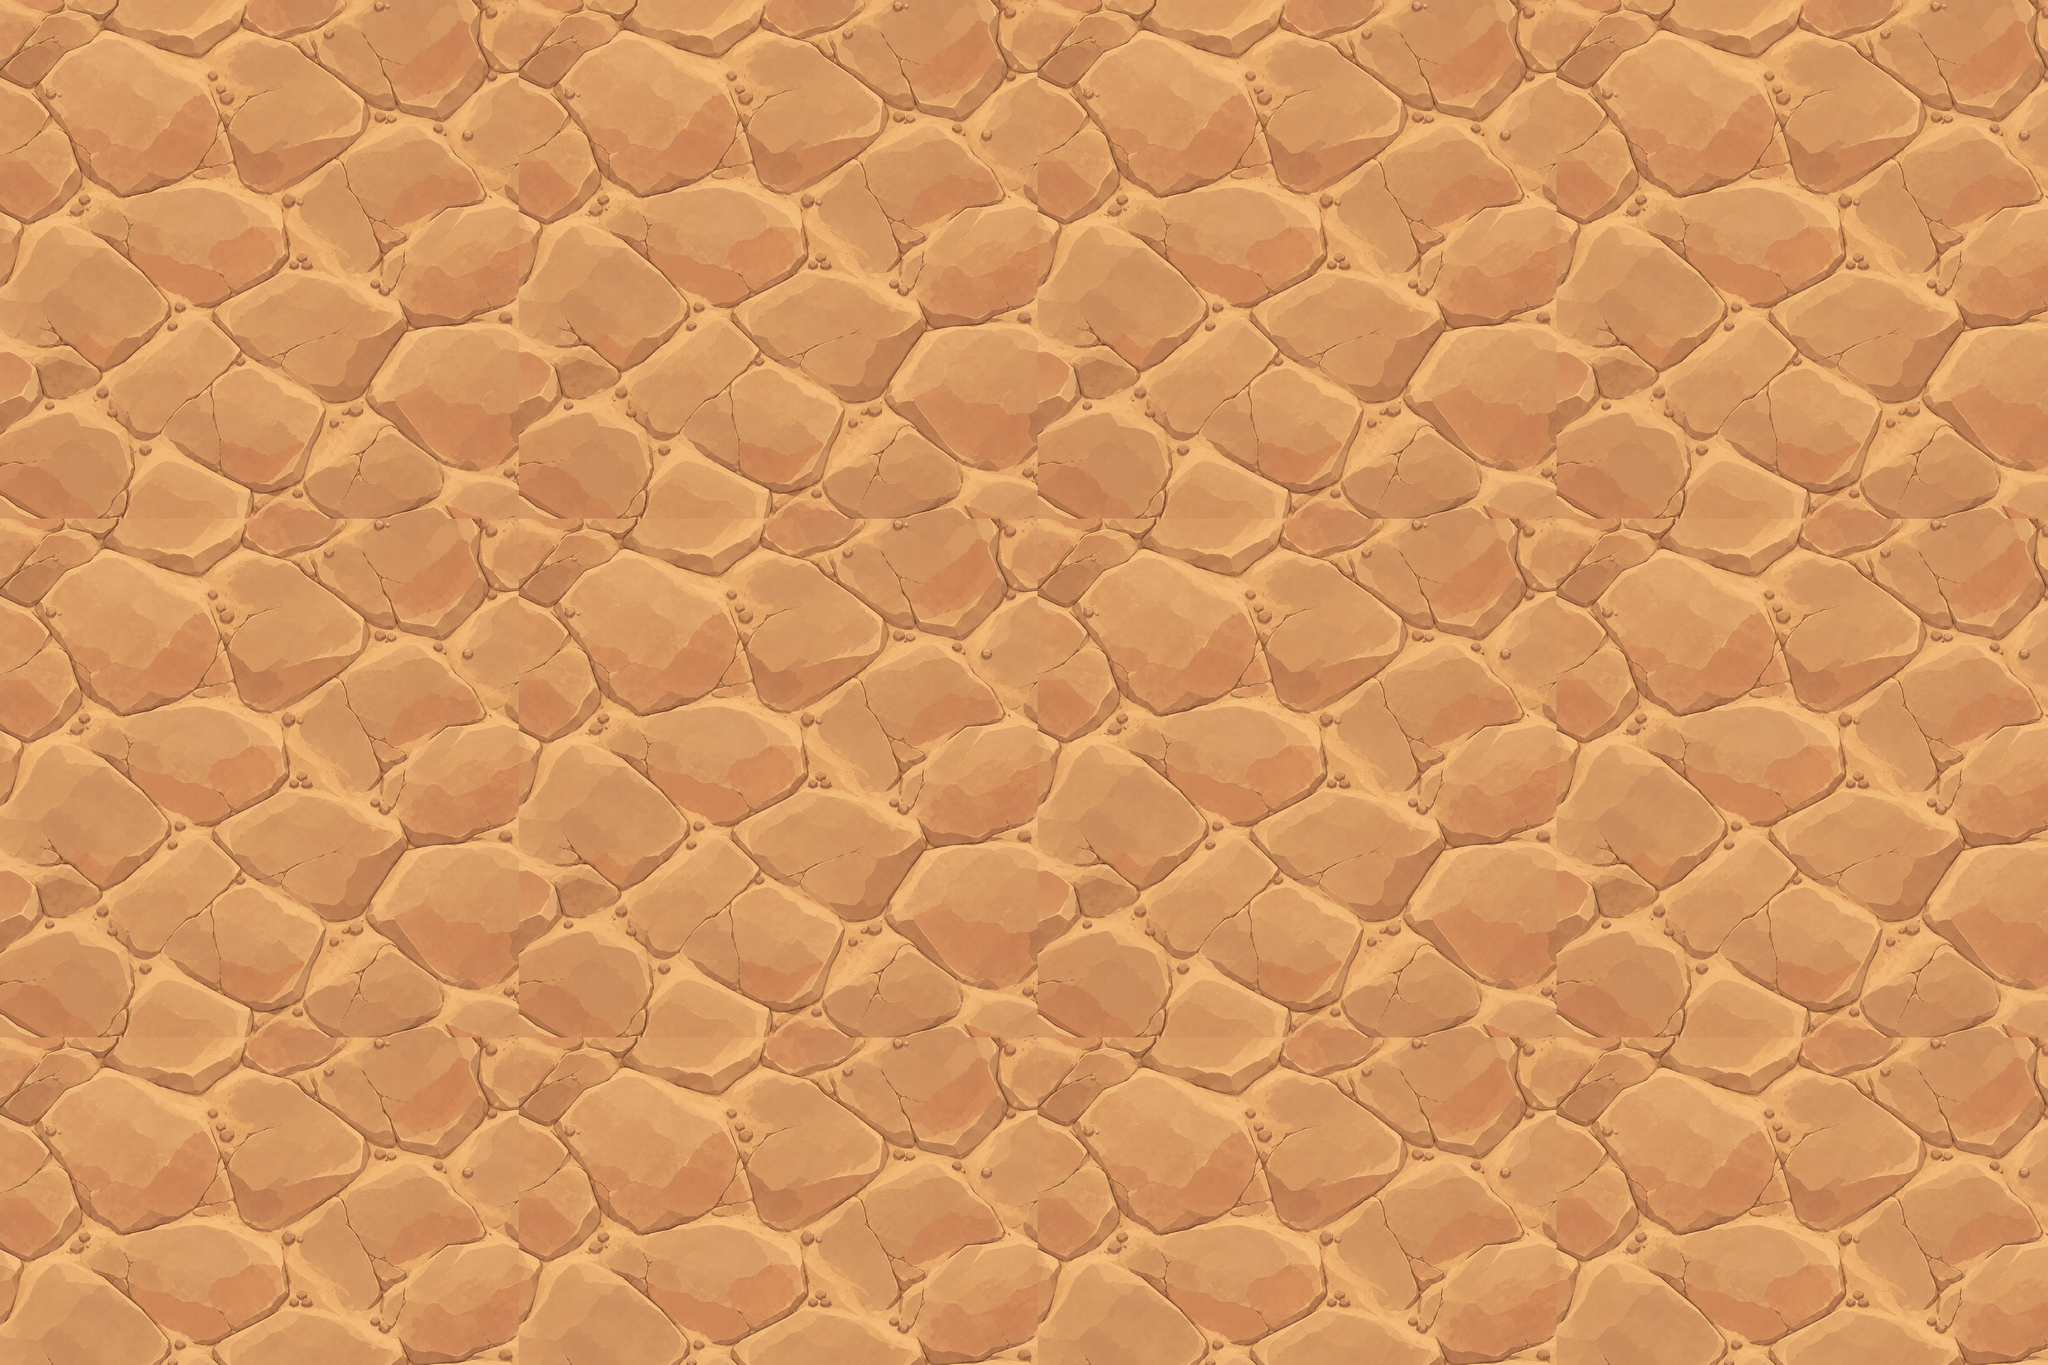

The image is a tile-based game level rendered from a .tmx file. Its description and source (layers, tilesets, objects; grid data summarised) follow:
An orthogonal 75x50 tile map with 64x64 px tiles, 1 tile layer (Walkable floor), 3 tilesets and 77 objects (16x Cover foot, 12x Wall, 12x Wall footprint, 6x Cover 0, 5x Emitter, ...).

<map version="1.10" tiledversion="1.12.2" orientation="orthogonal" renderorder="right-down" width="75" height="50" tilewidth="64" tileheight="64" infinite="0" nextlayerid="8" nextobjectid="78">
 <tileset firstgid="1" source="floor.tsx" />
 <tileset firstgid="362" source="props.tsx" />
 <tileset firstgid="366" source="wall.tsx" />
 <layer class="ground_blend" id="1" name="Walkable floor" width="75" height="50">
  <data>[3750 cells, 3750 non-empty, 361 distinct tile ids]</data>
 </layer>
 <objectgroup class="architecture_desert" id="2" name="Sandstone ruins" visible="1" opacity="0">
  <object id="1" name="Wall" x="0" y="0" width="4800" height="256" />
  <object id="3" name="Wall" x="0" y="2944" width="4800" height="256" />
  <object id="5" name="Wall" x="0" y="256" width="256" height="2688" />
  <object id="7" name="Wall" x="4544" y="256" width="256" height="2688" />
  <object id="9" name="Wall" x="1408" y="768" width="512" height="80" />
  <object id="11" name="Wall" x="1408" y="768" width="80" height="448" />
  <object id="13" name="Wall" x="2880" y="768" width="512" height="80" />
  <object id="15" name="Wall" x="3312" y="768" width="80" height="448" />
  <object id="17" name="Wall" x="1408" y="2352" width="512" height="80" />
  <object id="19" name="Wall" x="1408" y="1984" width="80" height="448" />
  <object id="21" name="Wall" x="2880" y="2352" width="512" height="80" />
  <object id="23" name="Wall" x="3312" y="1984" width="80" height="448" />
 </objectgroup>
 <objectgroup class="markings_desert" id="3" name="Dust trails" visible="1" opacity="0" />
 <objectgroup class="" id="4" name="collision" visible="0" opacity="0">
  <object id="2" name="Wall footprint" x="0" y="0" width="4800" height="256" />
  <object id="4" name="Wall footprint" x="0" y="2944" width="4800" height="256" />
  <object id="6" name="Wall footprint" x="0" y="256" width="256" height="2688" />
  <object id="8" name="Wall footprint" x="4544" y="256" width="256" height="2688" />
  <object id="10" name="Wall footprint" x="1408" y="768" width="512" height="80" />
  <object id="12" name="Wall footprint" x="1408" y="768" width="80" height="448" />
  <object id="14" name="Wall footprint" x="2880" y="768" width="512" height="80" />
  <object id="16" name="Wall footprint" x="3312" y="768" width="80" height="448" />
  <object id="18" name="Wall footprint" x="1408" y="2352" width="512" height="80" />
  <object id="20" name="Wall footprint" x="1408" y="1984" width="80" height="448" />
  <object id="22" name="Wall footprint" x="2880" y="2352" width="512" height="80" />
  <object id="24" name="Wall footprint" x="3312" y="1984" width="80" height="448" />
  <object id="26" name="Cover foot" x="516.174" y="587.189" width="267.653" height="62.811" />
  <object id="28" name="Cover foot" x="4016.174" y="587.189" width="267.653" height="62.811" />
  <object id="30" name="Cover foot" x="516.174" y="2637.189" width="267.653" height="62.811" />
  <object id="32" name="Cover foot" x="4016.174" y="2637.189" width="267.653" height="62.811" />
  <object id="34" name="Cover foot" x="2030.919" y="678.603" width="258.163" height="41.397" />
  <object id="36" name="Cover foot" x="2510.919" y="2458.603" width="258.163" height="41.397" />
  <object id="38" name="Cover foot" x="954.727" y="2045.236" width="290.545" height="134.764" />
  <object id="40" name="Cover foot" x="3554.727" y="865.236" width="290.545" height="134.764" />
  <object id="42" name="Cover foot" x="1722.83" y="1123.923" width="254.34" height="36.077" />
  <object id="44" name="Cover foot" x="2822.83" y="2013.923" width="254.34" height="36.077" />
  <object id="46" name="Cover foot" x="1722.83" y="2013.923" width="254.34" height="36.077" />
  <object id="48" name="Cover foot" x="2822.83" y="1123.923" width="254.34" height="36.077" />
  <object id="50" name="Cover foot" x="2244.561" y="1050.513" width="210.878" height="49.487" />
  <object id="52" name="Cover foot" x="2344.561" y="2210.513" width="210.878" height="49.487" />
  <object id="54" name="Cover foot" x="738.13" y="1824.122" width="223.741" height="35.878" />
  <object id="56" name="Cover foot" x="3838.13" y="1824.122" width="223.741" height="35.878" />
 </objectgroup>
 <objectgroup class="decor" id="5" name="Authored cover" visible="1" opacity="1">
  <object id="25" name="Cover 0" x="483.158" y="692.105" width="330" height="330" gid="362">
   <properties>
    <property name="ground_y" type="float" value="650" />
   </properties>
  </object>
  <object id="27" name="Cover 0" x="3983.158" y="692.105" width="330" height="330" gid="362">
   <properties>
    <property name="ground_y" type="float" value="650" />
   </properties>
  </object>
  <object id="29" name="Cover 0" x="483.158" y="2742.105" width="330" height="330" gid="362">
   <properties>
    <property name="ground_y" type="float" value="2700" />
   </properties>
  </object>
  <object id="31" name="Cover 0" x="3983.158" y="2742.105" width="330" height="330" gid="362">
   <properties>
    <property name="ground_y" type="float" value="2700" />
   </properties>
  </object>
  <object id="33" name="Cover 1" x="2009.043" y="799.426" width="300" height="300" gid="363">
   <properties>
    <property name="ground_y" type="float" value="720" />
   </properties>
  </object>
  <object id="35" name="Cover 1" x="2489.043" y="2579.426" width="300" height="300" gid="363">
   <properties>
    <property name="ground_y" type="float" value="2500" />
   </properties>
  </object>
  <object id="37" name="Cover 2" x="928.373" y="2270.016" width="340" height="340" gid="364">
   <properties>
    <property name="ground_y" type="float" value="2180" />
   </properties>
  </object>
  <object id="39" name="Cover 2" x="3528.373" y="1090.016" width="340" height="340" gid="364">
   <properties>
    <property name="ground_y" type="float" value="1000" />
   </properties>
  </object>
  <object id="41" name="Cover 3" x="1706.619" y="1250.191" width="290" height="290" gid="365">
   <properties>
    <property name="ground_y" type="float" value="1160" />
   </properties>
  </object>
  <object id="43" name="Cover 3" x="2806.619" y="2140.191" width="290" height="290" gid="365">
   <properties>
    <property name="ground_y" type="float" value="2050" />
   </properties>
  </object>
  <object id="45" name="Cover 3" x="1706.619" y="2140.191" width="290" height="290" gid="365">
   <properties>
    <property name="ground_y" type="float" value="2050" />
   </properties>
  </object>
  <object id="47" name="Cover 3" x="2806.619" y="1250.191" width="290" height="290" gid="365">
   <properties>
    <property name="ground_y" type="float" value="1160" />
   </properties>
  </object>
  <object id="49" name="Cover 0" x="2218.549" y="1133.174" width="260" height="260" gid="362">
   <properties>
    <property name="ground_y" type="float" value="1100" />
   </properties>
  </object>
  <object id="51" name="Cover 0" x="2318.549" y="2293.174" width="260" height="260" gid="362">
   <properties>
    <property name="ground_y" type="float" value="2260" />
   </properties>
  </object>
  <object id="53" name="Cover 1" x="719.171" y="1928.836" width="260" height="260" gid="363">
   <properties>
    <property name="ground_y" type="float" value="1860" />
   </properties>
  </object>
  <object id="55" name="Cover 1" x="3819.171" y="1928.836" width="260" height="260" gid="363">
   <properties>
    <property name="ground_y" type="float" value="1860" />
   </properties>
  </object>
 </objectgroup>
 <objectgroup class="" id="6" name="spawns" visible="0" opacity="0">
  <object id="57" name="Spawn 00" x="768" y="732">
   <point />
  </object>
  <object id="58" name="Spawn 01" x="2400" y="412">
   <point />
  </object>
  </objectgroup>
 <objectgroup class="desert_fx" id="7" name="Windblown dust" visible="1" opacity="0">
  <!-- 5 objects omitted --></objectgroup>
</map>
<!-- 19 of 77 objects omitted -->
